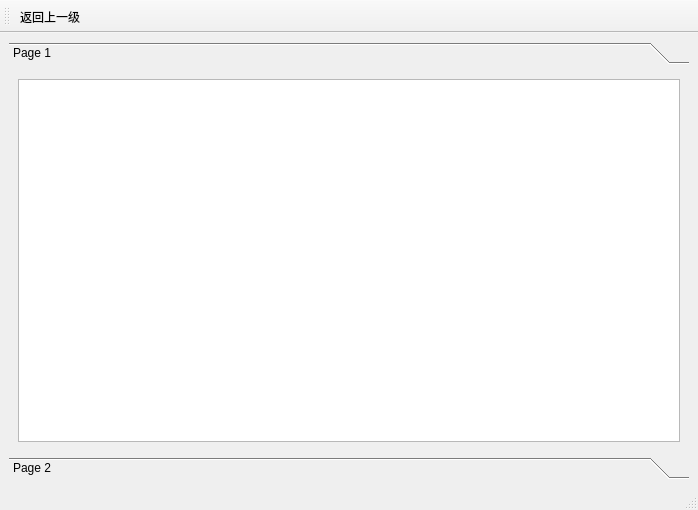
<?xml version="1.0" encoding="UTF-8"?>
<ui version="4.0">
 <class>FinalScoreMainWidget</class>
 <widget class="QMainWindow" name="FinalScoreMainWidget">
  <property name="geometry">
   <rect>
    <x>0</x>
    <y>0</y>
    <width>698</width>
    <height>510</height>
   </rect>
  </property>
  <property name="minimumSize">
   <size>
    <width>500</width>
    <height>400</height>
   </size>
  </property>
  <property name="windowTitle">
   <string>MainWindow</string>
  </property>
  <widget class="QWidget" name="centralwidget">
   <layout class="QVBoxLayout" name="verticalLayout">
    <item>
     <widget class="QToolBox" name="toolBox">
      <property name="currentIndex">
       <number>0</number>
      </property>
      <widget class="QWidget" name="page">
       <property name="geometry">
        <rect>
         <x>0</x>
         <y>0</y>
         <width>680</width>
         <height>356</height>
        </rect>
       </property>
       <attribute name="icon">
        <iconset resource="icons.qrc">
         <normaloff>:/images2/k1.png</normaloff>:/images2/k1.png</iconset>
       </attribute>
       <attribute name="label">
        <string>Page 1</string>
       </attribute>
       <layout class="QVBoxLayout" name="verticalLayout_2">
        <item>
         <widget class="QTableView" name="tableView"/>
        </item>
       </layout>
      </widget>
      <widget class="QWidget" name="page_2">
       <property name="geometry">
        <rect>
         <x>0</x>
         <y>0</y>
         <width>680</width>
         <height>356</height>
        </rect>
       </property>
       <attribute name="icon">
        <iconset resource="icons.qrc">
         <normaloff>:/images2/k0.png</normaloff>:/images2/k0.png</iconset>
       </attribute>
       <attribute name="label">
        <string>Page 2</string>
       </attribute>
       <layout class="QHBoxLayout" name="horizontalLayout">
        <item>
         <widget class="QTableView" name="tableView_2"/>
        </item>
       </layout>
      </widget>
     </widget>
    </item>
   </layout>
  </widget>
  <widget class="QStatusBar" name="statusbar"/>
  <widget class="QMenuBar" name="menuBar">
   <property name="geometry">
    <rect>
     <x>0</x>
     <y>0</y>
     <width>698</width>
     <height>21</height>
    </rect>
   </property>
  </widget>
  <widget class="QToolBar" name="toolBar">
   <property name="windowTitle">
    <string>toolBar</string>
   </property>
   <property name="toolButtonStyle">
    <enum>Qt::ToolButtonTextBesideIcon</enum>
   </property>
   <attribute name="toolBarArea">
    <enum>TopToolBarArea</enum>
   </attribute>
   <attribute name="toolBarBreak">
    <bool>false</bool>
   </attribute>
   <addaction name="ac_back"/>
  </widget>
  <action name="ac_back">
   <property name="icon">
    <iconset resource="icons.qrc">
     <normaloff>:/images2/upgrade_24dp_FILL0_wght400_GRAD0_opsz24.png</normaloff>:/images2/upgrade_24dp_FILL0_wght400_GRAD0_opsz24.png</iconset>
   </property>
   <property name="text">
    <string>返回上一级</string>
   </property>
   <property name="toolTip">
    <string>返回上一级</string>
   </property>
   <property name="menuRole">
    <enum>QAction::NoRole</enum>
   </property>
  </action>
 </widget>
 <resources>
  <include location="icons.qrc"/>
 </resources>
 <connections>
  <connection>
   <sender>ac_back</sender>
   <signal>triggered()</signal>
   <receiver>FinalScoreMainWidget</receiver>
   <slot>close()</slot>
   <hints>
    <hint type="sourcelabel">
     <x>-1</x>
     <y>-1</y>
    </hint>
    <hint type="destinationlabel">
     <x>348</x>
     <y>254</y>
    </hint>
   </hints>
  </connection>
 </connections>
</ui>
